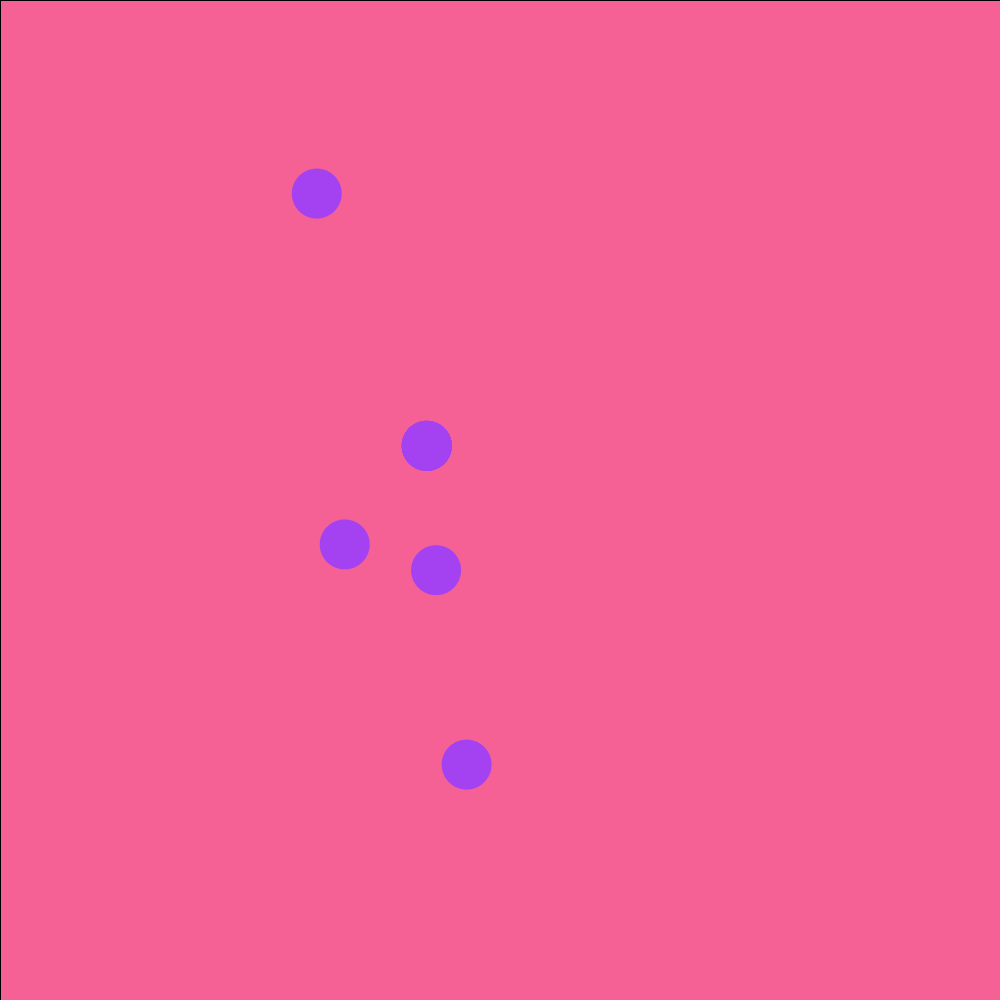
Frame 1 (no input)
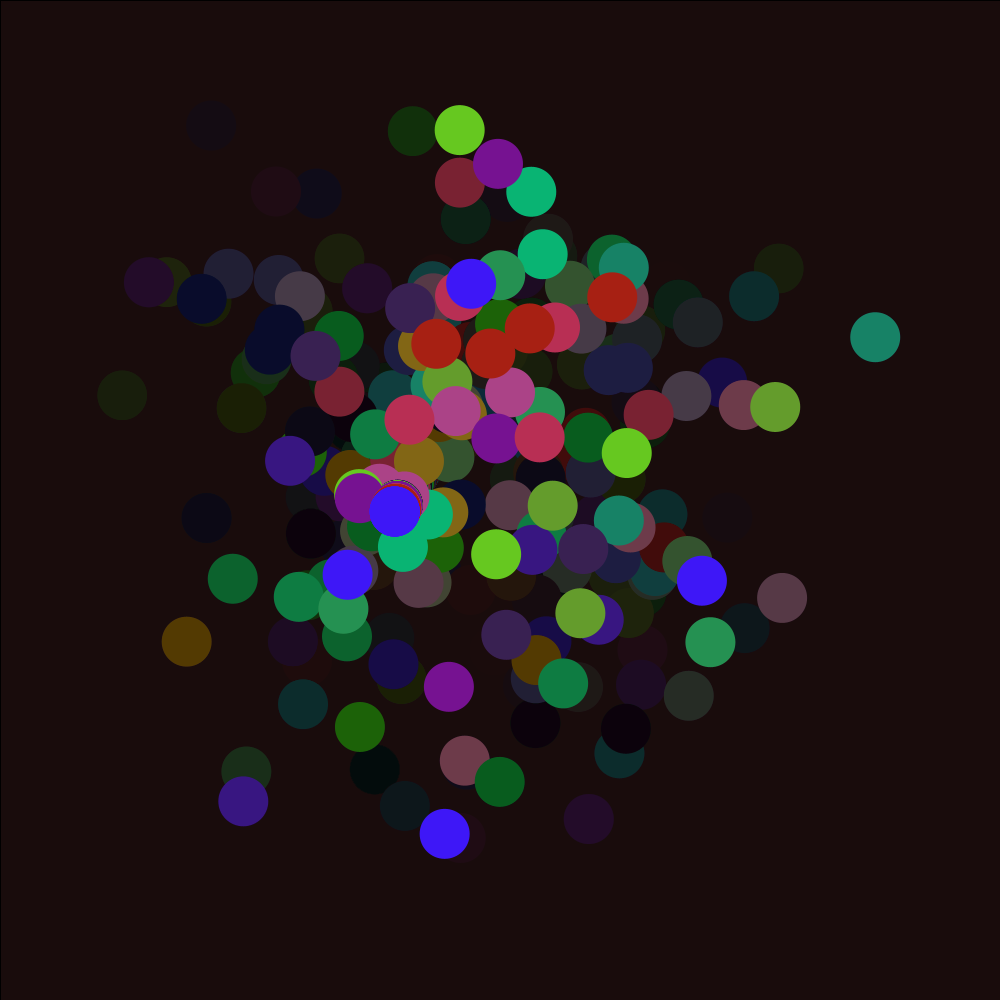
Frame 60 (the mouse pressed at the canvas centre just before this capture)
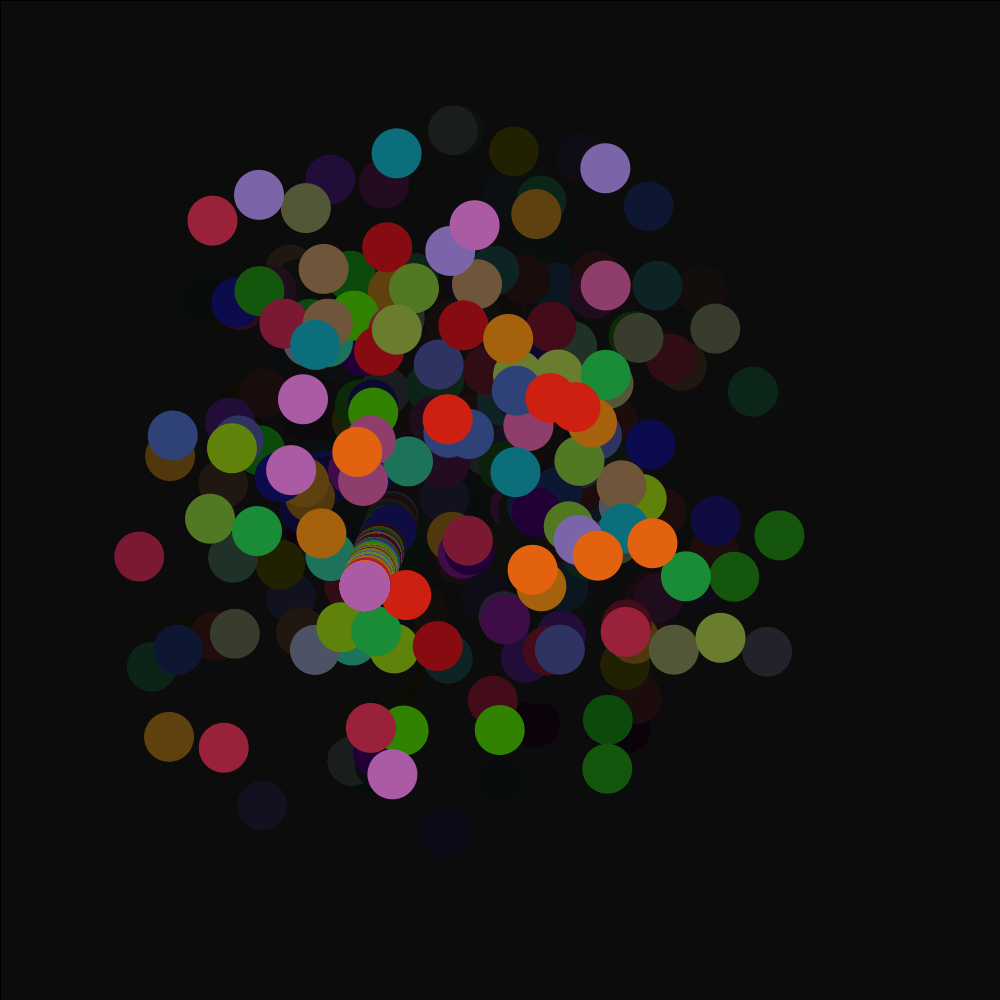
Frame 120 (the mouse held since frame 60 and released just before this capture)

The Processing sketch that drew these frames (run headless with seeded random() and noise(); from frame 60 on, the mouse is pressed at the canvas centre):

// Processing sketch: Magic_Worms
// ── Magic_Worms.pde
void setup(){
size(1000, 1000);
background(255, 100, 155);
}
void draw(){
makeMagical();
fill(random(255),(random(255)),(random( 255)));
ellipse(getWormX((int)random(1000)), getWormY((int)random(1000)), 50, 50);
ellipse(getWormX((int)random(1000)), getWormY((int)random(1000)), 50, 50);
ellipse(getWormX((int)random(1000)), getWormY((int)random(1000)), 50, 50);
ellipse(getWormX((int)random(1000)), getWormY((int)random(1000)), 50, 50);
ellipse(getWormX(1000), getWormY(1000), 50, 50);
ellipse(getWormX(1000), getWormY(1000), 50, 50);
ellipse(getWormX(1000), getWormY(1000), 50, 50);
ellipse(getWormX(1000), getWormY(1000), 50, 50);
ellipse(getWormX(1000), getWormY(1000), 50, 50);
ellipse(getWormX(1000), getWormY(1000), 50, 50);
}
float frequency = .001;
float noiseInterval = PI;

void makeMagical() {
     fill( 0, 0, 0, 10 );
     rect(0, 0, width, height);
     noStroke();
}

float getWormX(int i) {
     return map(noise(i*noiseInterval + frameCount * frequency), 0, 1, 0, width);
}

float getWormY(int i) {
     return map(noise(i*noiseInterval+1 + frameCount * frequency), 0, 1, 0, height);
}
